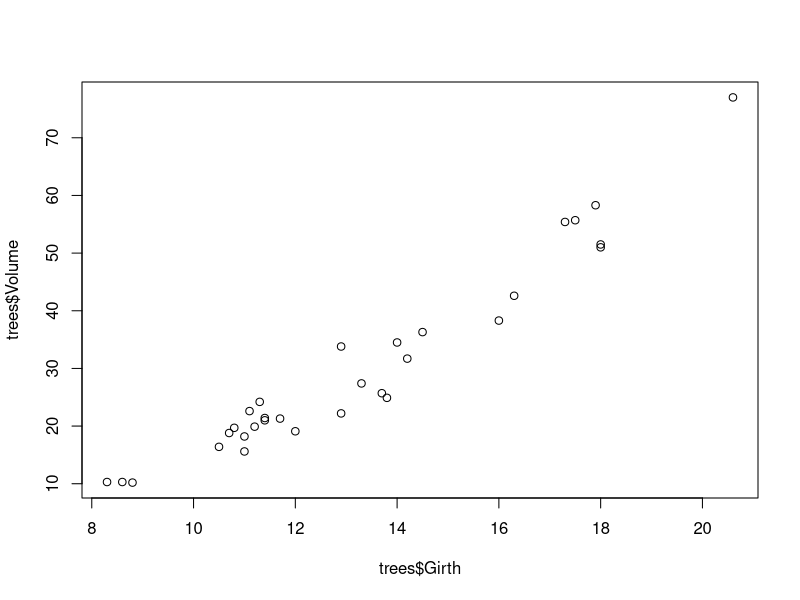
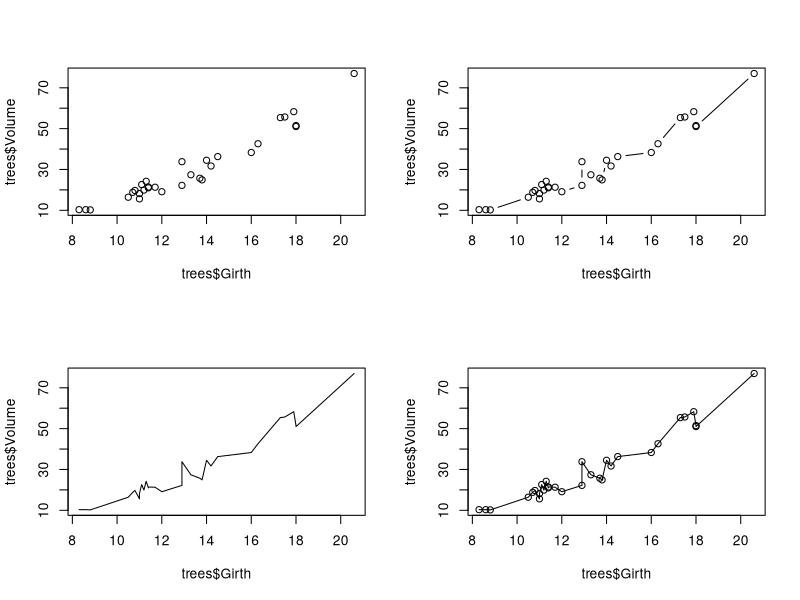
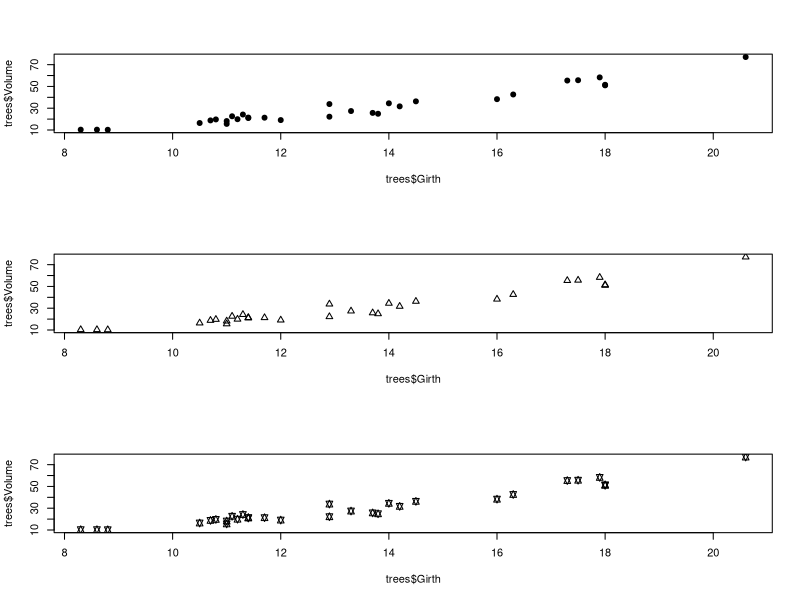
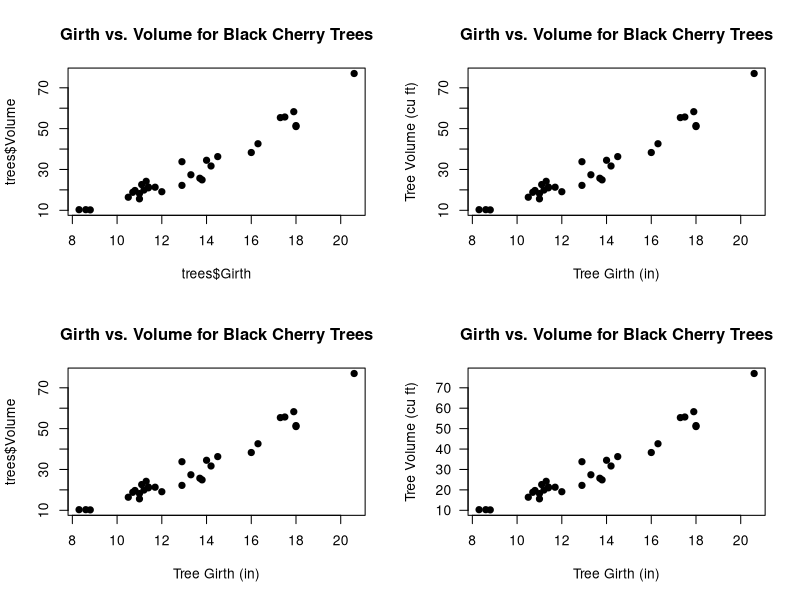
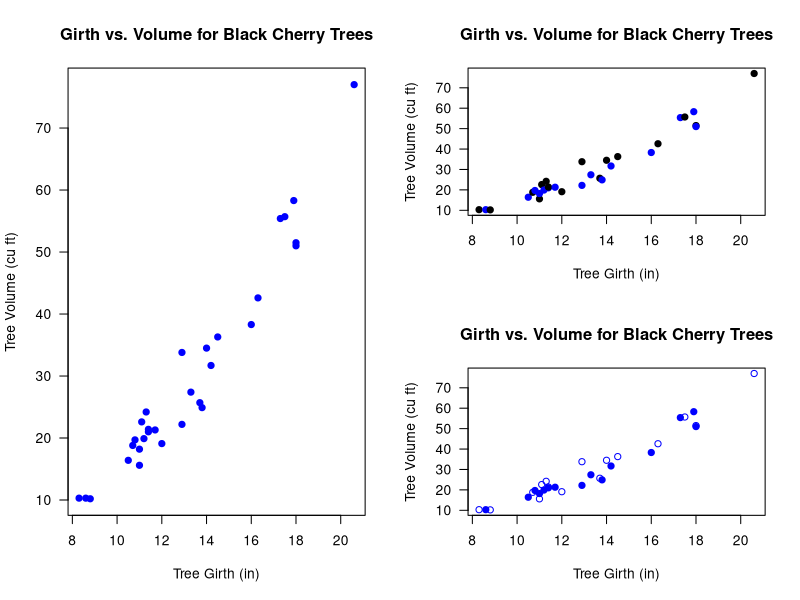
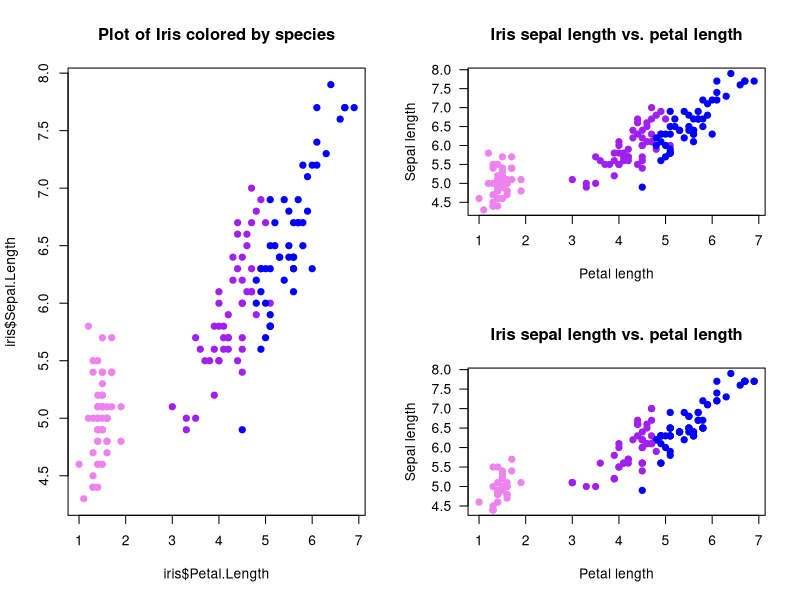
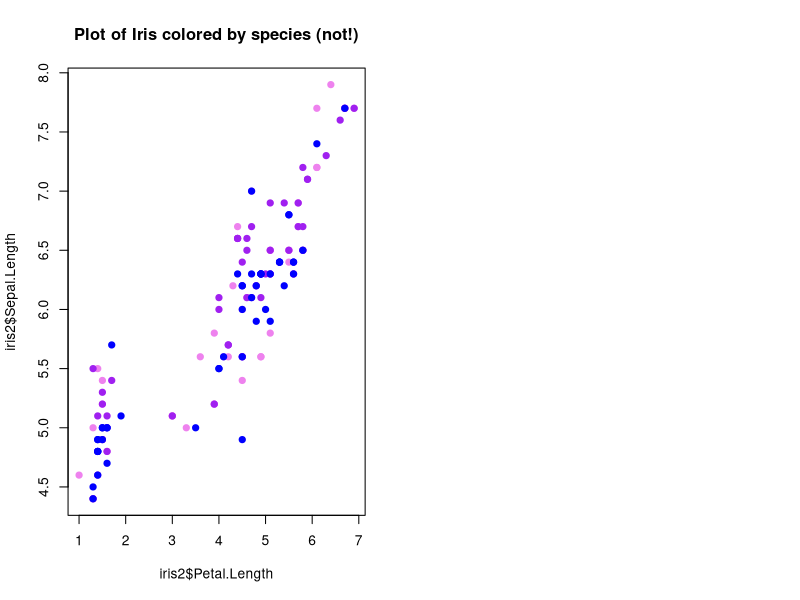
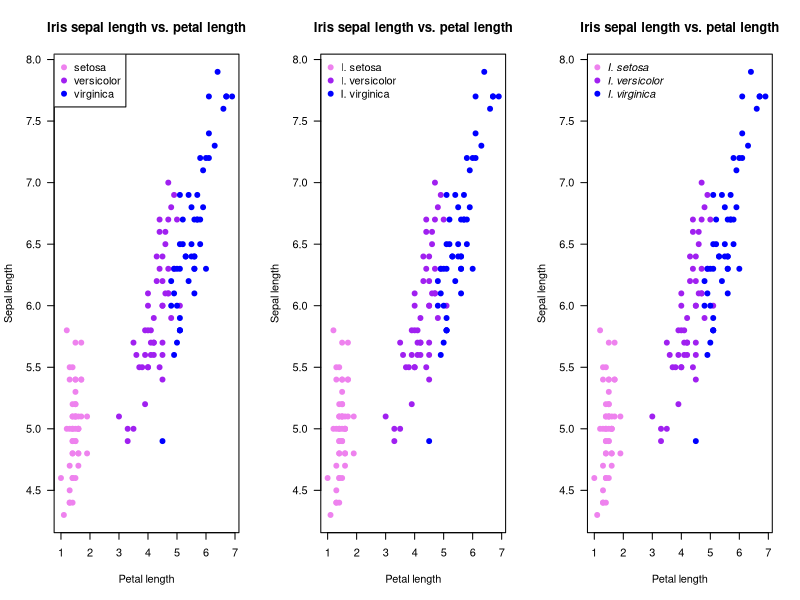

Reproduce these figures in R, in order.
## ---- chunk 1
knitr::opts_chunk$set(echo = TRUE, cache = TRUE)
## ---- chunk 2

##################################################
####                                          ####  
####  R Bootcamp #1, Module 3                 ####
####                                          #### 
####   University of Nevada, Reno             ####
####                                          #### 
##################################################

## NOTE: this module borrows heavily from an R short-course developed by a team at Colorado State University. 
   # Thanks to Perry Williams for allowing us to use these materials!!
   # Thanks to John Tipton at CSU for developing much of this module (plotting in R)!

############################################
####  Data visualization and statistics ####
############################################

## ---- chunk 3

?trees      # description of built in dataset

dim(trees)   # Show the dimension of the trees dataframe                                              

str(trees)   # Show the structure of the trees dataframe

head(trees)   # Show the first few observations of the trees dataframe

## ---- chunk 4

plot(x=trees$Girth, y=trees$Volume)    # use R's built-in "trees" dataset: ?trees

## ---- chunk 5

# Use "layout" to define a 2 row x 2 column matrix with elements 1, 2, 3, and 4.
# This divides the image into four sections and then fills these with the plot function
layout(matrix(1:4, nrow=2, ncol=2))

  # par(mfrow=c(2,2))  # (alternative way to do this)

plot(x=trees$Girth, y=trees$Volume)             # points
plot(x=trees$Girth, y=trees$Volume, type="l")   # lines
plot(x=trees$Girth, y=trees$Volume, type="b")   # both
plot(x=trees$Girth, y=trees$Volume, type="o")   # both with conected lines

## ---- chunk 6

# Use layout to define a 3 row x 1 column matrix with elements 1, 2, and 3.
# This divides the image into three sections and then fills these with the plot function
layout(matrix(1:3, nrow=3, ncol=1))

# pch: 'plotting character' changes the type of point that is used (default is an open circle)!
plot(x=trees$Girth, y=trees$Volume, pch=19)     # filled point
plot(x=trees$Girth, y=trees$Volume, pch=2)      # open triangle
plot(x=trees$Girth, y=trees$Volume, pch=11)     # star

## ---- chunk 7

layout(matrix(1:4, 2, 2))
# main: adds a title
plot(x=trees$Girth, y=trees$Volume, pch=19, 
     main="Girth vs. Volume for Black Cherry Trees")

# xlab: adds an x axis label
plot(x=trees$Girth, y=trees$Volume, pch=19, 
     main="Girth vs. Volume for Black Cherry Trees", 
     xlab="Tree Girth (in)")

# ylab: adds a y axis label
plot(x=trees$Girth, y=trees$Volume, pch=19, 
     main="Girth vs. Volume for Black Cherry Trees", 
     xlab="Tree Girth (in)", ylab="Tree Volume (cu ft)")

# las: rotates axis labels; las=1 makes them all parallel to reading direction
plot(x=trees$Girth, y=trees$Volume, pch=19, 
     main="Girth vs. Volume for Black Cherry Trees", 
     xlab="Tree Girth (in)", ylab="Tree Volume (cu ft)", 
     las=1)

## ---- chunk 8

# Use layout to define a 2 row x 2 column matrix with elements 1, 1, 2, and 3.
# This divides the image into four sections but fills the first two sections
# with the first plot and then fills these next two sections with the final two plots
layout(matrix(c(1, 1, 2, 3), nrow=2, ncol=2))

# col: select a color for the plotting characters
plot(x=trees$Girth, y=trees$Volume, pch=19, 
     main="Girth vs. Volume for Black Cherry Trees",
     xlab="Tree Girth (in)", ylab="Tree Volume (cu ft)",
     las=1, col="blue")

# We can use the c() function to make a vector and have several colors, plotting characters, etc. per plot.
# We start with alternating colors for each point
plot(x=trees$Girth, y=trees$Volume, pch=19, 
     main="Girth vs. Volume for Black Cherry Trees",
     xlab="Tree Girth (in)", ylab="Tree Volume (cu ft)", 
     las=1, col=c("black", "blue"))

# And we can also alternate the plotting symbol at each point.
plot(x=trees$Girth, y=trees$Volume, pch=c(1,19), 
     main="Girth vs. Volume for Black Cherry Trees", 
     xlab="Tree Girth (in)", ylab="Tree Volume (cu ft)", 
     las=1, col="blue")

## ---- chunk 9

?iris
head(iris)     # display first few rows of data
dim(iris)      # dimensionality of the data
str(iris)      # details of the data structure

## ---- chunk 10

plot.colors <- c("violet", "purple", "blue")   # define the colors for representing species ID

## ---- chunk 11

color.vector <- rep(x=plot.colors, each=50)
color.vector
## color vector is now a list of our colors, each repeated 50 times

plot(x=iris$Petal.Length, y=iris$Sepal.Length, pch=19, col=color.vector, 
     main="Plot of Iris colored by species")

## ---- chunk 12

names(plot.colors) <- levels(iris$Species)   # the "levels()" function returns all unique labels for any "factor" variable    
plot.colors

## ---- chunk 13

# generate a vector of colors for our plot (one color for each observation)

indices <- match(iris$Species,names(plot.colors))   # the "match()" function goes through each element of the first vector and finds the matching index in the second vector         
color.vector2 <- plot.colors[indices]


## ---- chunk 14

plot(x=iris$Petal.Length, y=iris$Sepal.Length, pch=19, col=color.vector2, 
     main="Iris sepal length vs. petal length", xlab="Petal length", 
     ylab="Sepal length", las=1)

## ---- chunk 15

# make a new version of the iris data frame that is neither in order nor has the same number of observations for each species (to illustrate generality of the new method)

iris2 <- iris[sample(1:nrow(iris),replace = T),]   # use the "sample()" function to create a randomized ("bootstrapped") version of the iris data frame

# now repeat the above steps:

indices <- match(iris2$Species,names(plot.colors))   # the "match()" function returns the indices of the first vector that match the second vector   
color.vector2 <- plot.colors[indices]
plot(x=iris2$Petal.Length, y=iris2$Sepal.Length, pch=19, col=color.vector2, 
     main="Iris sepal length vs. petal length", xlab="Petal length", 
     ylab="Sepal length", las=1)

## ---- chunk 16

## The old method is NOT general:

color.vector <- rep(x=plot.colors, each=50)
plot(x=iris2$Petal.Length, y=iris2$Sepal.Length, pch=19, col=color.vector, 
     main="Plot of Iris colored by species (not!)")

## ---- chunk 17

# ?legend

layout(matrix(1:3, nrow=1, ncol=3))

# Plot
plot(x=iris$Petal.Length, y=iris$Sepal.Length, pch=19, col=color.vector, 
     main="Iris sepal length vs. petal length", xlab="Petal length", 
     ylab="Sepal length", las=1)

# First legend
legend("topleft", pch=19, col=plot.colors, legend=unique(iris$Species))

# Second plot
plot(x=iris$Petal.Length, y=iris$Sepal.Length, pch=19, col=color.vector,
     main="Iris sepal length vs. petal length", 
     xlab="Petal length", ylab="Sepal length", las=1)

# Second legend
# The bty="n" argument suppresses the border around the legend. (A personal preference)
legend("topleft", pch=19, col=plot.colors, 
       legend=c("I. setosa", "I. versicolor", "I. virginica"), bty="n")


# Plot Three
plot(x=iris$Petal.Length, y=iris$Sepal.Length, pch=19, col=color.vector, 
     main="Iris sepal length vs. petal length", 
     xlab="Petal length", ylab="Sepal length", las=1)

#Legend tree with Italics
legend("topleft", pch=19, col=plot.colors, 
       legend=c("I. setosa", "I. versicolor", "I. virginica"), 
       bty="n", text.font=3)

## ---- chunk 18

## Plot fuel economy by weight

plot(mpg~wt,  data=mtcars,pch=20,xlab="Vehicle weight (1000 lbs)",ylab="Fuel economy (mpg)")      # note the tilde, which can be read "as a function of" -- i.e., "mpg as a function of wt"   
 
## ---- chunk 19

## Plot fuel economy by weight and horsepower

hp_rescale <- with(mtcars,(hp-min(hp))/diff(range(hp)))    # scale from 0 to 1

plot(mpg~wt,  data=mtcars,pch=1,xlab="Vehicle weight (1000 lbs)",ylab="Fuel economy (mpg)",cex=(hp_rescale+0.6)*1.2)   # plot with different sized points

legend("topright",pch=c(1,1),pt.cex=c(0.6,0.6*1.2),legend=paste(range(mtcars$hp),"horsepower"),bty="n")


 
## ---- chunk 20

## Plot fuel economy by weight and horsepower again- this time by color

colramp <- terrain.colors(125)

colindex <- round(hp_rescale*99+1)

plot(mpg~wt,  data=mtcars,pch=20,cex=2,xlab="Vehicle weight (1000 lbs)",ylab="Fuel economy (mpg)",col=colramp[colindex])   # plot with different sized points

legend("topright",pch=c(20,20),pt.cex=c(2,2),col=c(colramp[1],colramp[100]),legend=paste(range(mtcars$hp),"horsepower"),bty="n")


 
## ---- chunk 21

## calculate the mean Sepal Length of for each species
bar.heights <- tapply(iris$Sepal.Length, iris$Species, mean)   #use "tapply()" function, which summarizes a numeric variable by levels of a categorical variable)

# The basic 'barplot()' function
barplot(bar.heights)

## ---- chunk 22

# Let's add some flair
barplot(bar.heights, names.arg=c("I. setosa", "I. versicolor", "I. virginica"), 
        las=1, col=adjustcolor(plot.colors, alpha.f=0.5),
        main="Sepal length for 3 Irises", ylab="Sepal length (cm)")

## ---- chunk 23

CI <- 2 * by(iris$Sepal.Length, iris$Species, sd)
lwr <- bar.heights - CI
upr <- bar.heights + CI

# I used the ylim= argument to pass a 2-element numeric vector specifying the y extent of the barplot (y axis lower and upper bounds). I added some extra room on the top to account for error bars.
# Importantly, assign the barplot to an object. I called it 'b' but you can call it whatever you like. (otherwise, it's hard to know what the "X" values of the error bars are!)

b <- barplot(bar.heights, 
             names.arg=c("I. setosa", "I. versicolor", "I. virginica"), 
             las=1, ylim=c(0,8), col=adjustcolor(plot.colors, alpha.f=0.5),
             main="Sepal length for 3 Irises", ylab="Sepal length (cm)")

# Specify where each arrow starts (x0= and y0=) and ends (x1= and y1=)
arrows(x0=b, x1=b, y0=lwr, y1=upr, code=3, angle=90, length=0.1)

# ?arrows

## ---- chunk 24

layout(matrix(1:2, 1, 2))

## y-axis is in counts by default (total observations in each "bin")
hist(iris$Sepal.Length, main="Histogram of Sepal Length",
     xlab = "Sepal Length")

## change y-axis to proportions of the entire dataset using freq=FALSE
hist(iris$Sepal.Length, freq=FALSE, main="Histogram of Sepal Length", 
     xlab = "Sepal Length")
## Add a density estimator

lines(density(iris$Sepal.Length))   # add a line to the histogram to approximate the probability density of the data distribution
curve(dnorm(x,mean(iris$Sepal.Length),sd(iris$Sepal.Length)),add=T,col="red",lty=3)   # add a normal distribution

## ---- chunk 25

pairs(iris)

## ---- chunk 26

?ToothGrowth
head(ToothGrowth)

## ---- chunk 27

plot.colors <- c("red", "blue")
# subset the colors in plot.colors based on the variable iris$Species
# iris$Species is a factor variable that has 3 levels
color.vector <- plot.colors[ToothGrowth$supp]

plot(x=ToothGrowth$dose, y=ToothGrowth$len, pch=19, col=color.vector, 
     main="Tooth Growth vs. Vitamin C Dose", xlab="Viatmin C Dose (mg)", 
     ylab="Tooth Growth (mm)", las=1)

# First legend
legend("topleft", pch=19, col=plot.colors, legend=unique(ToothGrowth$supp))
## ---- chunk 28

prop <- c(0.18, 0.25, 0.13, 0.05)
asympLCL <- c(0.14, 0.20, 0.11, 0.035)
asympUCL <- c(0.24, 0.33, 0.18, 0.09)

## ---- chunk 29

set.seed(13)
n <- 20 # Number of experimental trials
a <- 12
b <- 1.5

rings <- round(runif(n)*50)  # number of bell rings
wings <- round(a + b*rings + rnorm(n, sd=5))       # number of angels who get their wings
offset <- rpois(n, lambda=10)           # measurement error
lwr <- wings - offset                 
upr <- wings + offset

## ---- chunk 30

####################
# STATISTICS!
####################

#####
#####  Load Data
#####

sculpin.df <- read.csv("sculpineggs.csv")

head(sculpin.df)

## ---- chunk 31

#####
#####  Summary Statistics
#####

mean(sculpin.df$NUMEGGS)      # compute sample mean
median(sculpin.df$NUMEGGS)    # compute sample median

min(sculpin.df$NUMEGGS)       # sample minimum
max(sculpin.df$NUMEGGS)       # sample maximum
range(sculpin.df$NUMEGGS)     # both min and max.

quantile(sculpin.df$NUMEGGS,0.5)            # compute sample median using quantile function
quantile(sculpin.df$NUMEGGS,c(0.25,0.75))   # compute sample quartiles

var(sculpin.df$NUMEGGS)           # sample variance
sd(sculpin.df$NUMEGGS)            # sample standard deviation
sd(sculpin.df$NUMEGGS)^2          # another way to compute variance
var(sculpin.df$NUMEGGS)^0.5       # another way to compute std. dev.

colMeans(sculpin.df)           # column mean of data frame
apply(sculpin.df,2,mean)       # column mean of data frame   # note the use of the "apply()" function. 
apply(sculpin.df,2,median)     # column median of data frame


########
# Or just use the "summary()" function!

summary(sculpin.df) # provides a set of summary statistics for all columns in a data frame. 


## ---- chunk 32

###########
# Deal with missing data

newdf <- read.table(file="data_missing.txt", sep="\t", header=T)  # load dataset with missing data

mean(newdf$Export)

mean(newdf$Export,na.rm = TRUE)

## ---- chunk 33

#####
#####  Plot data 
#####

hist(sculpin.df$NUMEGGS)

plot(x = sculpin.df$FEMWT,y = sculpin.df$NUMEGGS)

## ---- chunk 34

#####
#####  Linear Regression  
#####

m1 <- lm(NUMEGGS ~ FEMWT, data=sculpin.df)      # fit linear regression model

m1                                      # view estimates of intercept and slope 
summary(m1)                             # view summary of fit
summary(m1)$r.squared                   # extract R-squared
confint(m1)                             # confidence intervals for intercept and slope
AIC(m1)                                 # report AIC (Akaike's Information Criterion, used to perform model selection) 

plot(x = sculpin.df$FEMWT,y = sculpin.df$NUMEGGS)    # plot data
abline(m1)                                           # plot line of best fit

########
# Use the "predict()" function!

FEMWT.pred <- data.frame(FEMWT = 30)                   # create new data frame to predict number of eggs at FEMWT of 30
predict(m1,newdata=FEMWT.pred)                         # make prediction
predict(m1,newdata=FEMWT.pred,interval="confidence")   # make prediction and get confidence interval
predict(m1,newdata=FEMWT.pred,interval="prediction")   # make prediction and get prediction interval


## ---- chunk 35

##################################
####  Model selection example ####
##################################

## Try to work through these examples and make sure you understand them before moving on to the challenge exercises.

m1 <- lm(NUMEGGS ~ FEMWT, data=sculpin.df)                  # fit linear regression model
summary(m1)

m2 <- lm(NUMEGGS ~ 1, data=sculpin.df)                      # fit linear regression with intercept only (mean model)
summary(m2)

m3 <- lm(NUMEGGS ~ I(FEMWT^0.5), data=sculpin.df)           # fit linear regression with intercept and sqrt of FEMWT term
summary(m3)

## ---- chunk 36

plot(NUMEGGS ~ FEMWT,data=sculpin.df)                      # plot data
abline(m1,col="black")                                     # plot line of best fit
abline(m2,col="red")                                       # plot intercept only model

#########
#  Here's a flexible method for drawing any arbitrary non-linear relationship!
FEMWT.pred <- data.frame(FEMWT = seq(10,45,by=0.1))        # create new data frame to predict number of eggs from FEMWT of 10 to 45 by increments of 0.1
NUMEGGS.pred <- predict(m3,newdata=FEMWT.pred)             # make prediction using "predict()" function
lines(FEMWT.pred$FEMWT,NUMEGGS.pred,col="green")  # plot sqrt model (note the use of the "lines()" function to draw a line!)

########
# Perform model selection!


#Compare models using AIC
AIC(m1)
AIC(m2)
AIC(m3)

#Compare models using R-squared
summary(m1)$r.squared 
summary(m2)$r.squared 
summary(m3)$r.squared 

#########
#  And finally, here's how you can draw a confidence interval or prediction interval around a regression relationship!

plot(NUMEGGS ~ FEMWT,data=sculpin.df)                      # plot data
NUMEGGS.confint <- predict(m3,newdata=FEMWT.pred,interval="prediction")             # use "predict()" function to compute the prediction interval!
points(FEMWT.pred$FEMWT,NUMEGGS.confint[,"fit"],col="green",typ="l",lwd=2)  # plot fitted sqrt model
points(FEMWT.pred$FEMWT,NUMEGGS.confint[,"lwr"],col="green",typ="l",lty=2)  # plot fitted sqrt model
points(FEMWT.pred$FEMWT,NUMEGGS.confint[,"upr"],col="green",typ="l",lty=2)  # plot fitted sqrt model
